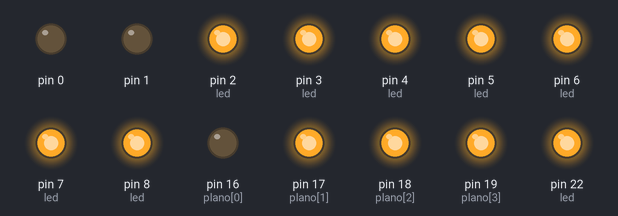
A sketch run on a simulated Arduino Mega 2560, built with avr-gcc and run on an emulated ATmega2560. Parts: output pins drawn as LEDs (lit = HIGH).

Above: at 8.05 s.
At 8.45 s:
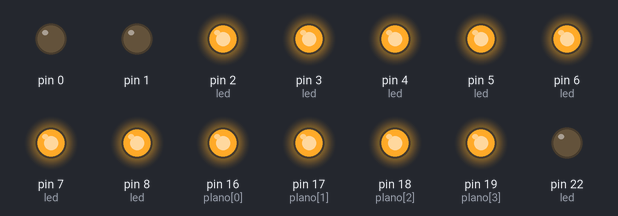
At 9.55 s:
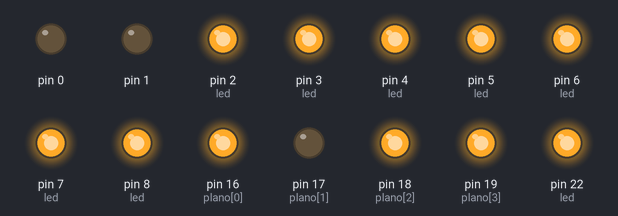
At 11.05 s:
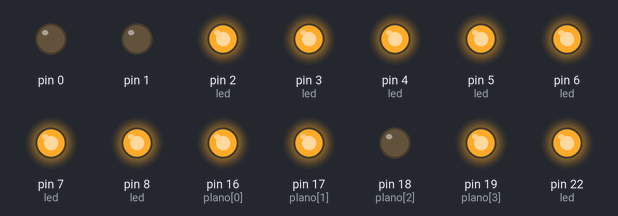
At 14.0 s:
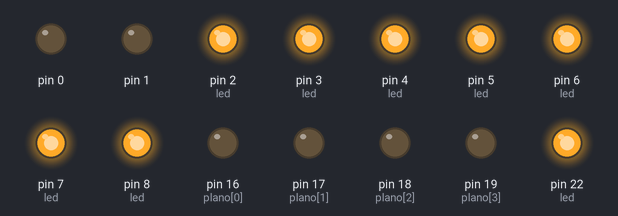
At 18.16 s:
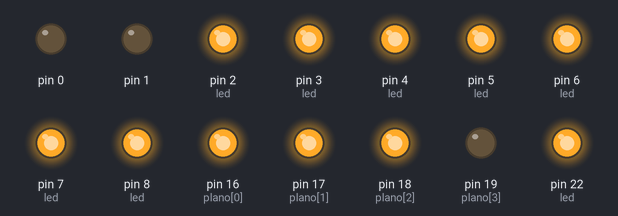
Timing chart, 0 to 18.5 s (numbered marks = the images above):
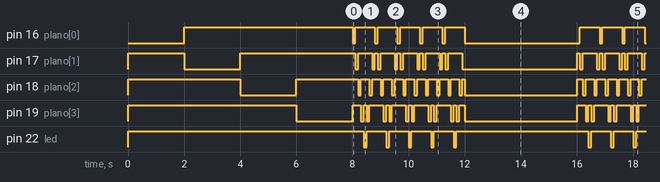

Measured:
- by itself, pin 16 (plano[0]): repeats every 8.0 s: 4 × (HIGH 0.70 s, LOW 0.10 s), HIGH 0.70 s, LOW 4.1 s
- by itself, pin 17 (plano[1]): HIGH → LOW at 2.0 s, → HIGH 2.0 s later, → LOW 4.1 s later, → HIGH 0.10 s later, … (81 changes in this stretch)
- by itself, pin 18 (plano[2]): HIGH → LOW at 4.0 s, → HIGH 2.0 s later, → LOW 2.2 s later, → HIGH 0.10 s later, … (89 changes in this stretch)
- by itself, pin 19 (plano[3]): moves between LOW and HIGH, repeating every 8.0 s
- by itself, pin 22 (led): repeats every 8.0 s: 4 × (HIGH 0.70 s, LOW 0.10 s), HIGH 4.7 s, LOW 0.10 s

The sketch:

cuboledsx16.ino
```cpp
//Matriz de 4x4 para cada una de las 4 alturas del cubo
int led[4][4]={{22,23,2,3},{4,5,6,7},{8,9,10,11},{12,13,14,15}};
//Array para definir las 4 alturas del cubo. Utilizar patillas
//PWM
int plano[4]={16,17,18,19};

void setup(){
  //Pines de 2 a 13 como salidas
  for (int i=0;i<20;i++){
    pinMode(i,OUTPUT);

  }
  pinMode(22,OUTPUT);
  pinMode(23,OUTPUT);
  enciendeplanoxy(0,255);
  delay(2000);
    enciendeplanoxy(1,255);
  delay(2000);
    enciendeplanoxy(2,255);
  delay(2000);
    enciendeplanoxy(3,255);
  delay(2000);
}
void loop(){
  for (int i=0;i<5;i++){
for (int i=0;i<4;i++){
 enciendeplanoxy(i,255);
delay(100);
}
    for (int i=4;i>0;i--){
 enciendeplanoxy(i,255);
delay(100);
}
  }
  for (int i=0;i<5;i++){
 for (int i=0;i<4;i++){
 enciendeplanoxz(i,255);
delay(100);
}
    for (int i=4;i>0;i--){
 enciendeplanoxz(i,255);
delay(100);
    }
}

}
//Encender un led especificado por fila, columna y plano
//La intensidad depende del pin PWM
void enciendeled(int x, int y, int h, int intensidad){
//Apagamos todo el cubo
  for (int i=0;i<4;i++){

  digitalWrite(plano[i],HIGH);
}
//Encendemos el led
{
  digitalWrite(led[x][y],HIGH);
  analogWrite(plano[h],255-intensidad);
}
}
    void enciendefila(int x,  int h, int intensidad){
for (int i=0;i<4;i++){
  digitalWrite(plano[i],HIGH);
}
for (int i=0;i<4;i++){
  digitalWrite(led[x][i],HIGH);
}
  analogWrite(plano[h],255-intensidad);


}
    void enciendecolumna(int y,  int h, int intensidad){
for (int i=0;i<4;i++){
  digitalWrite(plano[i],HIGH);
}
for (int i=0;i<4;i++){
  digitalWrite(led[i][y],HIGH);
}
  analogWrite(plano[h],255-intensidad);


}
    void enciendepilar(int x,  int y, int intensidad){
for (int i=0;i<4;i++){
   analogWrite(plano[i],255-intensidad);
}

  digitalWrite(led[x][y],HIGH);


}
    void enciendeplanoxy(int h, int intensidad){
for (int p=0;p<4;p++){
  digitalWrite(plano[p],HIGH);
}
      for (int a=0;a<4;a++){
  for (int b=0;b<4;b++){
  digitalWrite(led[a][b],HIGH);
  }
}
   analogWrite(plano[h],255-intensidad);
;


    }
      void enciendeplanoxz(int h, int intensidad){
for (int p=0;p<4;p++){
analogWrite(plano[p],255-intensidad);
}
for (int a=0;a<4;a++){
 digitalWrite(led[0][a],HIGH);
}

      }
            void enciendeplanoyz(int h, int intensidad){
for (int p=0;p<4;p++){
analogWrite(plano[p],HIGH);
}
for (int a=0;a<4;a++){
 digitalWrite(led[a][0],HIGH);
}

      }
```
